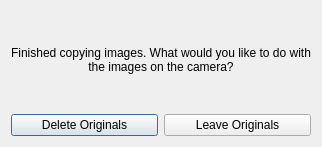
<?xml version="1.0" encoding="UTF-8"?>
<ui version="4.0">
 <class>Dialog</class>
 <widget class="QDialog" name="Dialog">
  <property name="windowModality">
   <enum>Qt::WindowModal</enum>
  </property>
  <property name="geometry">
   <rect>
    <x>0</x>
    <y>0</y>
    <width>322</width>
    <height>147</height>
   </rect>
  </property>
  <property name="windowTitle">
   <string>Dialog</string>
  </property>
  <property name="modal">
   <bool>true</bool>
  </property>
  <layout class="QGridLayout" name="gridLayout">
   <item row="0" column="0">
    <widget class="QLabel" name="label">
     <property name="text">
      <string>Finished copying images. What would you like to do with the images on the camera?</string>
     </property>
     <property name="alignment">
      <set>Qt::AlignCenter</set>
     </property>
     <property name="wordWrap">
      <bool>true</bool>
     </property>
    </widget>
   </item>
   <item row="1" column="0">
    <layout class="QHBoxLayout" name="horizontalLayout">
     <item>
      <widget class="QPushButton" name="ModalSaveButton">
       <property name="text">
        <string>Delete Originals</string>
       </property>
      </widget>
     </item>
     <item>
      <widget class="QPushButton" name="ModalCancelButton">
       <property name="text">
        <string>Leave Originals</string>
       </property>
      </widget>
     </item>
    </layout>
   </item>
  </layout>
 </widget>
 <resources/>
 <connections/>
</ui>
